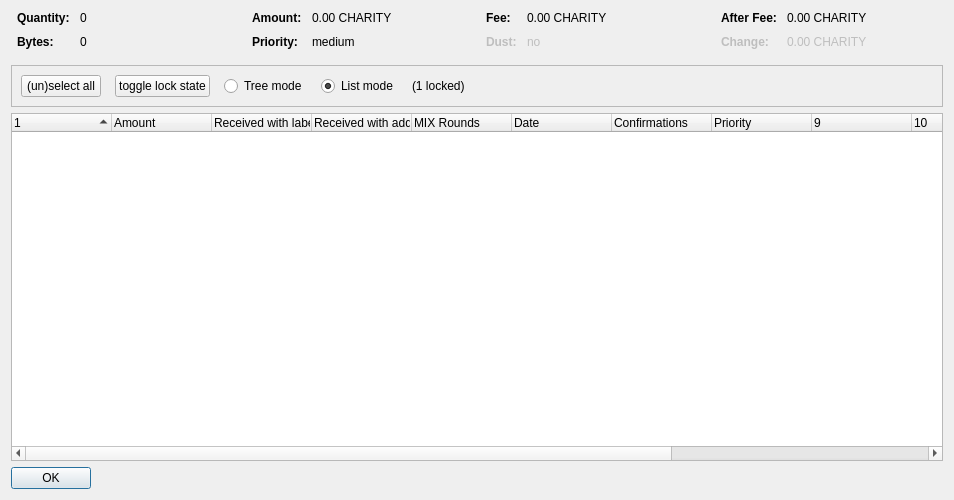
<?xml version="1.0" encoding="UTF-8"?>
<ui version="4.0">
 <class>CoinControlDialog</class>
 <widget class="QDialog" name="CoinControlDialog">
  <property name="geometry">
   <rect>
    <x>0</x>
    <y>0</y>
    <width>954</width>
    <height>500</height>
   </rect>
  </property>
  <property name="windowTitle">
   <string>Coin Selection</string>
  </property>
  <layout class="QVBoxLayout" name="verticalLayout">
   <item>
    <layout class="QHBoxLayout" name="horizontalLayoutTop" stretch="0,0,0,0">
     <property name="topMargin">
      <number>0</number>
     </property>
     <property name="bottomMargin">
      <number>10</number>
     </property>
     <item>
      <layout class="QFormLayout" name="formLayoutCoinControl1">
       <property name="horizontalSpacing">
        <number>10</number>
       </property>
       <property name="verticalSpacing">
        <number>10</number>
       </property>
       <property name="leftMargin">
        <number>6</number>
       </property>
       <property name="rightMargin">
        <number>6</number>
       </property>
       <item row="0" column="0">
        <widget class="QLabel" name="labelCoinControlQuantityText">
         <property name="font">
          <font>
           <weight>75</weight>
           <bold>true</bold>
          </font>
         </property>
         <property name="text">
          <string>Quantity:</string>
         </property>
        </widget>
       </item>
       <item row="0" column="1">
        <widget class="QLabel" name="labelCoinControlQuantity">
         <property name="cursor">
          <cursorShape>IBeamCursor</cursorShape>
         </property>
         <property name="contextMenuPolicy">
          <enum>Qt::ActionsContextMenu</enum>
         </property>
         <property name="text">
          <string notr="true">0</string>
         </property>
         <property name="textInteractionFlags">
          <set>Qt::LinksAccessibleByMouse|Qt::TextSelectableByKeyboard|Qt::TextSelectableByMouse</set>
         </property>
        </widget>
       </item>
       <item row="1" column="0">
        <widget class="QLabel" name="labelCoinControlBytesText">
         <property name="font">
          <font>
           <weight>75</weight>
           <bold>true</bold>
          </font>
         </property>
         <property name="text">
          <string>Bytes:</string>
         </property>
        </widget>
       </item>
       <item row="1" column="1">
        <widget class="QLabel" name="labelCoinControlBytes">
         <property name="cursor">
          <cursorShape>IBeamCursor</cursorShape>
         </property>
         <property name="contextMenuPolicy">
          <enum>Qt::ActionsContextMenu</enum>
         </property>
         <property name="text">
          <string notr="true">0</string>
         </property>
         <property name="textInteractionFlags">
          <set>Qt::LinksAccessibleByMouse|Qt::TextSelectableByKeyboard|Qt::TextSelectableByMouse</set>
         </property>
        </widget>
       </item>
      </layout>
     </item>
     <item>
      <layout class="QFormLayout" name="formLayoutCoinControl2">
       <property name="horizontalSpacing">
        <number>10</number>
       </property>
       <property name="verticalSpacing">
        <number>10</number>
       </property>
       <property name="leftMargin">
        <number>6</number>
       </property>
       <property name="rightMargin">
        <number>6</number>
       </property>
       <item row="0" column="0">
        <widget class="QLabel" name="labelCoinControlAmountText">
         <property name="font">
          <font>
           <weight>75</weight>
           <bold>true</bold>
          </font>
         </property>
         <property name="text">
          <string>Amount:</string>
         </property>
        </widget>
       </item>
       <item row="0" column="1">
        <widget class="QLabel" name="labelCoinControlAmount">
         <property name="cursor">
          <cursorShape>IBeamCursor</cursorShape>
         </property>
         <property name="contextMenuPolicy">
          <enum>Qt::ActionsContextMenu</enum>
         </property>
         <property name="text">
          <string notr="true">0.00 CHARITY</string>
         </property>
         <property name="textInteractionFlags">
          <set>Qt::LinksAccessibleByMouse|Qt::TextSelectableByKeyboard|Qt::TextSelectableByMouse</set>
         </property>
        </widget>
       </item>
       <item row="1" column="0">
        <widget class="QLabel" name="labelCoinControlPriorityText">
         <property name="font">
          <font>
           <weight>75</weight>
           <bold>true</bold>
          </font>
         </property>
         <property name="text">
          <string>Priority:</string>
         </property>
        </widget>
       </item>
       <item row="1" column="1">
        <widget class="QLabel" name="labelCoinControlPriority">
         <property name="cursor">
          <cursorShape>IBeamCursor</cursorShape>
         </property>
         <property name="contextMenuPolicy">
          <enum>Qt::ActionsContextMenu</enum>
         </property>
         <property name="text">
          <string>medium</string>
         </property>
         <property name="textInteractionFlags">
          <set>Qt::LinksAccessibleByMouse|Qt::TextSelectableByKeyboard|Qt::TextSelectableByMouse</set>
         </property>
        </widget>
       </item>
      </layout>
     </item>
     <item>
      <layout class="QFormLayout" name="formLayoutCoinControl3">
       <property name="horizontalSpacing">
        <number>10</number>
       </property>
       <property name="verticalSpacing">
        <number>10</number>
       </property>
       <property name="leftMargin">
        <number>6</number>
       </property>
       <property name="rightMargin">
        <number>6</number>
       </property>
       <item row="0" column="0">
        <widget class="QLabel" name="labelCoinControlFeeText">
         <property name="font">
          <font>
           <weight>75</weight>
           <bold>true</bold>
          </font>
         </property>
         <property name="text">
          <string>Fee:</string>
         </property>
        </widget>
       </item>
       <item row="0" column="1">
        <widget class="QLabel" name="labelCoinControlFee">
         <property name="cursor">
          <cursorShape>IBeamCursor</cursorShape>
         </property>
         <property name="contextMenuPolicy">
          <enum>Qt::ActionsContextMenu</enum>
         </property>
         <property name="text">
          <string notr="true">0.00 CHARITY</string>
         </property>
         <property name="textInteractionFlags">
          <set>Qt::LinksAccessibleByMouse|Qt::TextSelectableByKeyboard|Qt::TextSelectableByMouse</set>
         </property>
        </widget>
       </item>
       <item row="1" column="0">
        <widget class="QLabel" name="labelCoinControlLowOutputText">
         <property name="enabled">
          <bool>false</bool>
         </property>
         <property name="font">
          <font>
           <weight>75</weight>
           <bold>true</bold>
          </font>
         </property>
         <property name="text">
          <string>Dust:</string>
         </property>
        </widget>
       </item>
       <item row="1" column="1">
        <widget class="QLabel" name="labelCoinControlLowOutput">
         <property name="enabled">
          <bool>false</bool>
         </property>
         <property name="cursor">
          <cursorShape>IBeamCursor</cursorShape>
         </property>
         <property name="contextMenuPolicy">
          <enum>Qt::ActionsContextMenu</enum>
         </property>
         <property name="text">
          <string>no</string>
         </property>
         <property name="textInteractionFlags">
          <set>Qt::LinksAccessibleByMouse|Qt::TextSelectableByKeyboard|Qt::TextSelectableByMouse</set>
         </property>
        </widget>
       </item>
      </layout>
     </item>
     <item>
      <layout class="QFormLayout" name="formLayoutCoinControl4">
       <property name="horizontalSpacing">
        <number>10</number>
       </property>
       <property name="verticalSpacing">
        <number>10</number>
       </property>
       <property name="leftMargin">
        <number>6</number>
       </property>
       <property name="rightMargin">
        <number>6</number>
       </property>
       <item row="0" column="0">
        <widget class="QLabel" name="labelCoinControlAfterFeeText">
         <property name="font">
          <font>
           <weight>75</weight>
           <bold>true</bold>
          </font>
         </property>
         <property name="text">
          <string>After Fee:</string>
         </property>
        </widget>
       </item>
       <item row="0" column="1">
        <widget class="QLabel" name="labelCoinControlAfterFee">
         <property name="cursor">
          <cursorShape>IBeamCursor</cursorShape>
         </property>
         <property name="contextMenuPolicy">
          <enum>Qt::ActionsContextMenu</enum>
         </property>
         <property name="text">
          <string notr="true">0.00 CHARITY</string>
         </property>
         <property name="textInteractionFlags">
          <set>Qt::LinksAccessibleByMouse|Qt::TextSelectableByKeyboard|Qt::TextSelectableByMouse</set>
         </property>
        </widget>
       </item>
       <item row="1" column="0">
        <widget class="QLabel" name="labelCoinControlChangeText">
         <property name="enabled">
          <bool>false</bool>
         </property>
         <property name="font">
          <font>
           <weight>75</weight>
           <bold>true</bold>
          </font>
         </property>
         <property name="text">
          <string>Change:</string>
         </property>
        </widget>
       </item>
       <item row="1" column="1">
        <widget class="QLabel" name="labelCoinControlChange">
         <property name="enabled">
          <bool>false</bool>
         </property>
         <property name="cursor">
          <cursorShape>IBeamCursor</cursorShape>
         </property>
         <property name="contextMenuPolicy">
          <enum>Qt::ActionsContextMenu</enum>
         </property>
         <property name="text">
          <string notr="true">0.00 CHARITY</string>
         </property>
         <property name="textInteractionFlags">
          <set>Qt::LinksAccessibleByMouse|Qt::TextSelectableByKeyboard|Qt::TextSelectableByMouse</set>
         </property>
        </widget>
       </item>
      </layout>
     </item>
    </layout>
   </item>
   <item>
    <widget class="QFrame" name="frame">
     <property name="minimumSize">
      <size>
       <width>0</width>
       <height>40</height>
      </size>
     </property>
     <property name="frameShape">
      <enum>QFrame::StyledPanel</enum>
     </property>
     <property name="frameShadow">
      <enum>QFrame::Sunken</enum>
     </property>
     <layout class="QHBoxLayout" name="horizontalLayout">
      <item>
       <layout class="QHBoxLayout" name="horizontalLayoutPanel" stretch="0,0,0,0,0,0">
        <property name="spacing">
         <number>14</number>
        </property>
        <item>
         <widget class="QPushButton" name="pushButtonSelectAll">
          <property name="sizePolicy">
           <sizepolicy hsizetype="Maximum" vsizetype="Fixed">
            <horstretch>0</horstretch>
            <verstretch>0</verstretch>
           </sizepolicy>
          </property>
          <property name="text">
           <string>(un)select all</string>
          </property>
          <property name="autoDefault">
           <bool>false</bool>
          </property>
         </widget>
        </item>
        <item>
         <widget class="QPushButton" name="pushButtonToggleLock">
          <property name="sizePolicy">
           <sizepolicy hsizetype="Maximum" vsizetype="Fixed">
            <horstretch>0</horstretch>
            <verstretch>0</verstretch>
           </sizepolicy>
          </property>
          <property name="text">
           <string>toggle lock state</string>
          </property>
          <property name="autoDefault">
           <bool>false</bool>
          </property>
         </widget>
        </item>
        <item>
         <widget class="QRadioButton" name="radioTreeMode">
          <property name="sizePolicy">
           <sizepolicy hsizetype="Maximum" vsizetype="Fixed">
            <horstretch>0</horstretch>
            <verstretch>0</verstretch>
           </sizepolicy>
          </property>
          <property name="text">
           <string>Tree mode</string>
          </property>
         </widget>
        </item>
        <item>
         <widget class="QRadioButton" name="radioListMode">
          <property name="sizePolicy">
           <sizepolicy hsizetype="Maximum" vsizetype="Fixed">
            <horstretch>0</horstretch>
            <verstretch>0</verstretch>
           </sizepolicy>
          </property>
          <property name="text">
           <string>List mode</string>
          </property>
          <property name="checked">
           <bool>true</bool>
          </property>
         </widget>
        </item>
        <item>
         <widget class="QLabel" name="labelLocked">
          <property name="text">
           <string>(1 locked)</string>
          </property>
         </widget>
        </item>
        <item>
         <spacer name="horizontalSpacer">
          <property name="orientation">
           <enum>Qt::Horizontal</enum>
          </property>
          <property name="sizeHint" stdset="0">
           <size>
            <width>40</width>
            <height>20</height>
           </size>
          </property>
         </spacer>
        </item>
       </layout>
      </item>
     </layout>
    </widget>
   </item>
   <item>
    <widget class="CoinControlTreeWidget" name="treeWidget">
     <property name="contextMenuPolicy">
      <enum>Qt::CustomContextMenu</enum>
     </property>
     <property name="sortingEnabled">
      <bool>false</bool>
     </property>
     <property name="columnCount">
      <number>13</number>
     </property>
     <attribute name="headerShowSortIndicator" stdset="0">
      <bool>true</bool>
     </attribute>
     <attribute name="headerStretchLastSection">
      <bool>false</bool>
     </attribute>
     <column>
      <property name="text">
       <string/>
      </property>
     </column>
     <column>
      <property name="text">
       <string>Amount</string>
      </property>
     </column>
     <column>
      <property name="text">
       <string>Received with label</string>
      </property>
     </column>
     <column>
      <property name="text">
       <string>Received with address</string>
      </property>
     </column>
     <column>
      <property name="text">
       <string>MIX Rounds</string>
      </property>
     </column>
     <column>
      <property name="text">
       <string>Date</string>
      </property>
     </column>
     <column>
      <property name="text">
       <string>Confirmations</string>
      </property>
      <property name="toolTip">
       <string>Confirmed</string>
      </property>
     </column>
     <column>
      <property name="text">
       <string>Priority</string>
      </property>
     </column>
     <column>
      <property name="text">
       <string/>
      </property>
     </column>
     <column>
      <property name="text">
       <string/>
      </property>
     </column>
     <column>
      <property name="text">
       <string/>
      </property>
     </column>
     <column>
      <property name="text">
       <string/>
      </property>
     </column>
     <column>
      <property name="text">
       <string/>
      </property>
     </column>
    </widget>
   </item>
   <item>
    <widget class="QDialogButtonBox" name="buttonBox">
     <property name="sizePolicy">
      <sizepolicy hsizetype="Maximum" vsizetype="Fixed">
       <horstretch>0</horstretch>
       <verstretch>0</verstretch>
      </sizepolicy>
     </property>
     <property name="orientation">
      <enum>Qt::Horizontal</enum>
     </property>
     <property name="standardButtons">
      <set>QDialogButtonBox::Ok</set>
     </property>
    </widget>
   </item>
  </layout>
 </widget>
 <customwidgets>
  <customwidget>
   <class>CoinControlTreeWidget</class>
   <extends>QTreeWidget</extends>
   <header>coincontroltreewidget.h</header>
  </customwidget>
 </customwidgets>
 <resources/>
 <connections/>
</ui>
